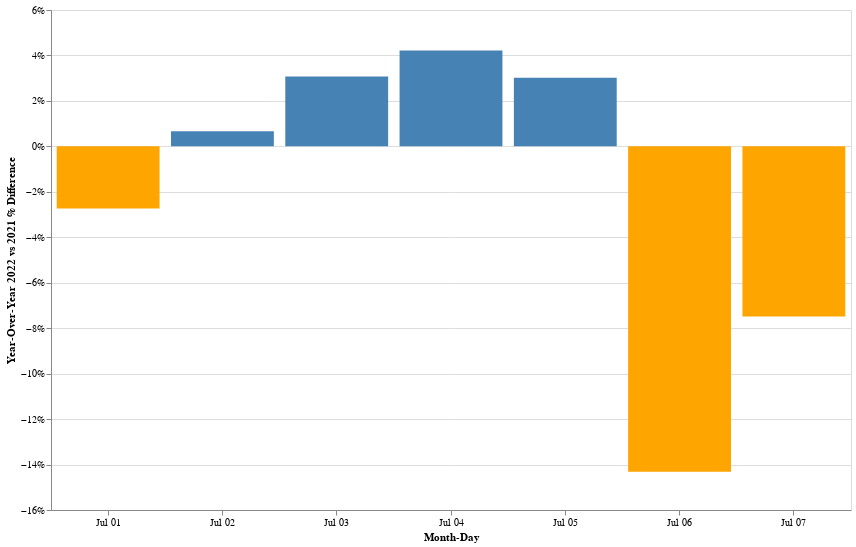

The notebook cell saved with this chart:
### Code cell
alt.Chart(df_txn_daily_pct.reset_index()).mark_bar().encode(
    x=alt.X('monthdate(block_date):O', title='Month-Day'),
    y=alt.Y('pct_change:Q', axis=alt.Axis(format='%', title='Year-Over-Year 2022 vs 2021 % Difference')),
    color=alt.condition(
        alt.datum.pct_change > 0,
        alt.value("steelblue"),
        alt.value("orange")),
    tooltip=[alt.Tooltip('monthdate(block_date)', title='Month-Day'), alt.Tooltip('pct_change', title='2022 vs 2021 % Difference', format='.2%')]
).properties(
    height=500,
    width=800
)

### Figure 1 — Vega-Lite specification as saved in the notebook (floating-point values rounded to 4 significant figures)
{"config": {"view": {"continuousWidth": 400, "continuousHeight": 300}}, "data": {"name": "data-00e13823add68b1f38846a03ff078806"}, "mark": "bar", "encoding": {"color": {"condition": {"value": "steelblue", "test": "(datum.pct_change > 0)"}, "value": "orange"}, "tooltip": [{"field": "block_date", "timeUnit": "monthdate", "title": "Month-Day", "type": "temporal"}, {"field": "pct_change", "format": ".2%", "title": "2022 vs 2021 % Difference", "type": "quantitative"}], "x": {"field": "block_date", "timeUnit": "monthdate", "title": "Month-Day", "type": "ordinal"}, "y": {"axis": {"format": "%", "title": "Year-Over-Year 2022 vs 2021 % Difference"}, "field": "pct_change", "type": "quantitative"}}, "height": 500, "width": 800, "$schema": "https://vega.github.io/schema/vega-lite/v4.17.0.json", "datasets": {"data-00e13823add68b1f38846a03ff078806": [{"block_date": "2022-07-01T00:00:00", "pct_change": -0.02731}, {"block_date": "2022-07-02T00:00:00", "pct_change": 0.006608}, {"block_date": "2022-07-03T00:00:00", "pct_change": 0.03074}, {"block_date": "2022-07-04T00:00:00", "pct_change": 0.04221}, {"block_date": "2022-07-05T00:00:00", "pct_change": 0.03015}, {"block_date": "2022-07-06T00:00:00", "pct_change": -0.1431}, {"block_date": "2022-07-07T00:00:00", "pct_change": -0.07486}]}}
